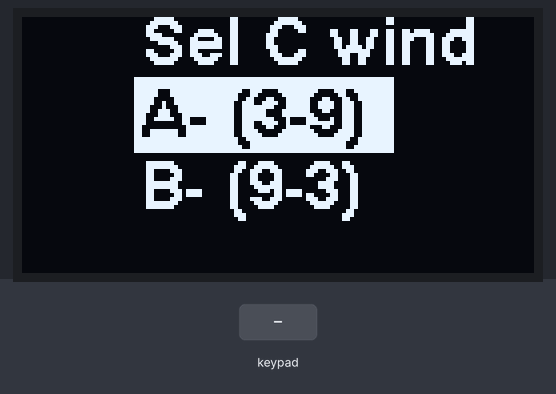
Bench run of a sketch on a simulated Arduino Uno, built with avr-gcc and run on an emulated ATmega328P. Parts: 128×64 one-colour display. Inputs (shaded band) come from the test bench.

Above: at 3.2 s.
3.3 s: key 'D' pressed
At 4.2 s:
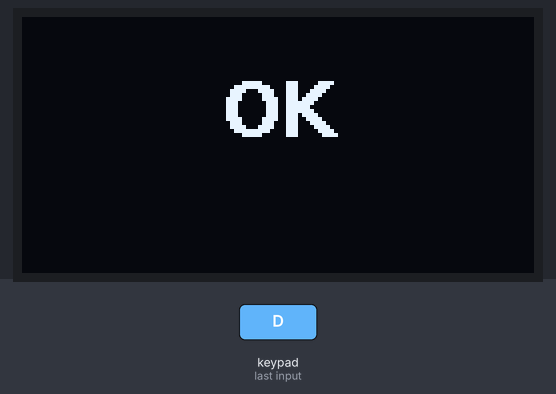
6.3 s: key 'B' pressed
At 7.6 s:
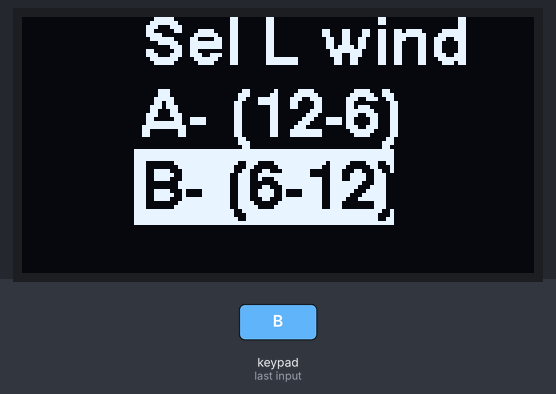
8.4 s: keypad keys 0 0 0 0 0 D pressed 0.4 s apart
At 13.4 s:
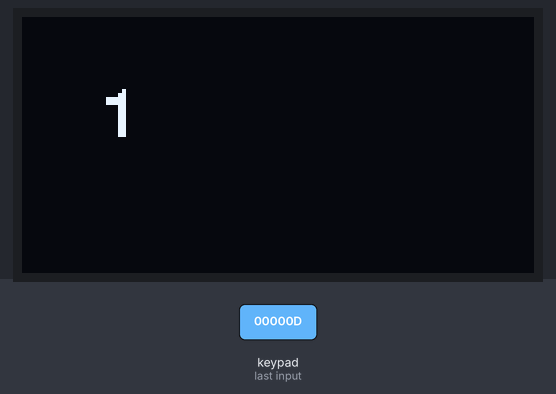
Timing chart, 0 to 14.9 s (numbered marks = the images above; inputs shaded):
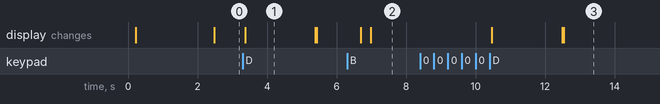

Measured:
- after the input at 3.3 s, the display: changes after 0.07 s (image 1)
- after the input at 6.3 s, the display: first differs from a run without the input after 0.68 s (image 2)
- after the input at 8.4 s, the display: first changes after 2.1 s (image 3 shows a later state)
- what the display in image 1 shows lasts 2.0 s, from 3.4 s to 5.4 s

The sketch:

final2.ino
```cpp
#include "U8glib.h"
#include "sheet1.h"
#include "sheet2.h"
#include <Keypad.h>
#define CLK 5
#define DT 4
#define SW 3
const byte ROWS = 4; //four rows
const byte COLS = 4; //four columns

char keys[ROWS][COLS] = {
  {'1','2','3','A'},
  {'4','5','6','B'},
  {'7','8','9','C'},
  {'*','0','#','D'}
};

U8GLIB_SH1106_128X64 u8g(13, 11, 10, 9, 8);  // D0=13, D1=11, CS=10, DC=9, Reset=8
byte rowPins[ROWS] = {A1, A0, 7, 6}; //connect to the row pinouts of the keypad
byte colPins[COLS] = {5, 4, 3, 2}; //connect to the column pinouts of the keypad
//Create an object of keypad
Keypad keypad = Keypad( makeKeymap(keys), rowPins, colPins, ROWS, COLS );


  int i=0,prev_i;
  int x=0;
  int temp_x,press_x;


long read_input(const char* dd)
{ uint8_t dig[5]={0,0,0,0,0};
  long number=0L;
   uint8_t pos=0;
  char key;
  u8g.firstPage();

do {
    u8g.setFont(u8g_font_helvB12);
    u8g.drawStr(30, 12, dd);
    u8g.setFont(u8g_font_fub25n);
    u8g.setPrintPos(20, 50);
    u8g.print("00000");
  } while( u8g.nextPage() );
  do
  {
     key = keypad.getKey();// Read the key
    // Print if key pressed
   if(key>='0' && key<='9')
 {
   switch(pos)
   {
     case 0:dig[0]=key-'0';pos=1;break;
     case 1:dig[1]=dig[0];dig[0]=key-'0';pos=2;break;
     case 2:dig[2]=dig[1];dig[1]=dig[0];dig[0]=key-'0';pos=3;break;
     case 3:dig[3]=dig[2];dig[2]=dig[1];dig[1]=dig[0];dig[0]=key-'0';pos=4;break;
     case 4:dig[4]=dig[3];dig[3]=dig[2];dig[2]=dig[1];dig[1]=dig[0];dig[0]=key-'0';pos=0;break;
   }
   number=(dig[4]*10000L)+(dig[3]*1000L)+(dig[2]*100L)+(dig[1]*10L)+dig[0];
   u8g.firstPage();
    do {
    u8g.setFont(u8g_font_helvB12);
    u8g.drawStr(30, 12, dd);
    u8g.setFont(u8g_font_fub25n);
    u8g.setPrintPos(20, 50);
    u8g.print(number);
    } while( u8g.nextPage() );
  }
  }
  while(key!='D');
  u8g.firstPage();
    do {

    } while( u8g.nextPage() );

  return number;
}
int read_input_two(const char* dd)
{ uint8_t dig[2]={0,0};
  int number=0;
   uint8_t pos=0;
  char key;
  u8g.firstPage();

do {
    u8g.setFont(u8g_font_helvB12);
    u8g.drawStr(30, 12, dd);
    u8g.setFont(u8g_font_fub25n);
    u8g.setPrintPos(30, 50);
    u8g.print("00");
  } while( u8g.nextPage() );
  do
  {
     key = keypad.getKey();// Read the key
    // Print if key pressed
   if(key>='0' && key<='9')
 {
   switch(pos)
   {
     case 0:dig[0]=key-'0';pos=1;break;
     case 1:dig[1]=dig[0];dig[0]=key-'0';pos=0;break;
       }
   number=(dig[1]*10)+dig[0];
   u8g.firstPage();
    do {
    u8g.setFont(u8g_font_helvB12);
    u8g.drawStr(30, 12, dd);
    u8g.setFont(u8g_font_fub25n);
    u8g.setPrintPos(30, 50);
    u8g.print(number);
    } while( u8g.nextPage() );
  }
  }
  while(key!='D');
  u8g.firstPage();
    do {

    } while( u8g.nextPage() );

  return number;
}
int read_input_three(const char* dd)
{ uint8_t dig[3]={0,0,0};
  int number=0;
   uint8_t pos=0;
  char key;
  u8g.firstPage();

do {
    u8g.setFont(u8g_font_helvB12);
    u8g.drawStr(30, 12, dd);
    u8g.setFont(u8g_font_fub25n);
    u8g.setPrintPos(25, 50);
    u8g.print("000");
  } while( u8g.nextPage() );
  do
  {
     key = keypad.getKey();// Read the key
    // Print if key pressed
   if(key>='0' && key<='9')
 {
   switch(pos)
   {
     case 0:dig[0]=key-'0';pos=1;break;
     case 1:dig[1]=dig[0];dig[0]=key-'0';pos=2;break;
     case 2:dig[2]=dig[1];dig[1]=dig[0];dig[0]=key-'0';pos=0;break;
       }
   number=(dig[2]*100)+(dig[1]*10)+dig[0];
   u8g.firstPage();
    do {
    u8g.setFont(u8g_font_helvB12);
    u8g.drawStr(30, 12, dd);
    u8g.setFont(u8g_font_fub25n);
    u8g.setPrintPos(25, 50);
    u8g.print(number);
    } while( u8g.nextPage() );
  }
  }
  while(key!='D');
  u8g.firstPage();
    do {

    } while( u8g.nextPage() );

  return number;
}
uint8_t select_msg(const char* header,const char* opt1,const char* opt2)
{ uint8_t rtype=0;
  char key;
  u8g.firstPage();
  do {
    u8g.setFont(u8g_font_helvB12);
    u8g.drawStr(30, 12, header);
    u8g.drawBox(28, 15, 65, 19);//x1,y1,w,height
    u8g.setColorIndex(0);
    u8g.drawStr(30, 30, opt1);
    u8g.setColorIndex(1);
    u8g.drawStr(30, 48, opt2);

      } while( u8g.nextPage() );
  do
  {
     key = keypad.getKey();// Read the key
     if(key=='A')
     {
      u8g.firstPage();
  do {
    u8g.setFont(u8g_font_helvB12);
    u8g.drawStr(30, 12, header);
    u8g.drawBox(28, 15, 65, 19);//x1,y1,w,height
    u8g.setColorIndex(0);
    u8g.drawStr(30, 30, opt1);
    u8g.setColorIndex(1);
    u8g.drawStr(30, 48, opt2);

      } while( u8g.nextPage() );
      rtype=0;
     }
     else if(key=='B')
     {
       u8g.firstPage();
  do {
    u8g.setFont(u8g_font_helvB12);
    u8g.drawStr(30, 12, header);

    u8g.drawStr(30, 30, opt1);
    u8g.drawBox(28, 33, 65, 19);//x1,y1,w,height
    u8g.setColorIndex(0);
    u8g.drawStr(30, 48, opt2);
    u8g.setColorIndex(1);

      } while( u8g.nextPage() );
      rtype=1;
     }
  }
  while(key!='D');
  return rtype;

}
void show_msg(int dly, const char* s)
{
  u8g.firstPage();
  do {
    u8g.setFont(u8g_font_helvB14);
    u8g.drawStr(50, 30, s);

  } while( u8g.nextPage() );
  delay(dly);
  u8g.firstPage();
  do {
   } while( u8g.nextPage() );
}
void setup() {
  long na=0L;//own gr easting
  long nb=0L;//own gr northing
  long ta=0L;//target gr easting
  long tb=0L;//target gr northing
  pinMode(CLK,INPUT);
  pinMode(DT,INPUT);
  pinMode(SW, INPUT_PULLUP);
  u8g.firstPage();
  do {
    u8g.setFont(u8g_font_helvB10);
    u8g.drawStr(30, 10, "Welcome ");
    u8g.drawStr(30, 30, "To Simputer");
    u8g.drawStr(10, 50, "-----------");

  } while( u8g.nextPage() );
  delay(2000);
/*  na=read_input("OWNGR(E)"); //a
  show_msg(2000,"OK");
  nb=read_input("OWNGR(N)"); //b
  show_msg(2000,"OK");
  ta=read_input("TGTGR(E)"); //c
  show_msg(2000,"OK");
  tb=read_input("TGTGR(N)"); //d
  show_msg(2000,"OK");
  double ft =sq(tb-nb)+sq(ta-na);
  ft=sqrt(ft);
   u8g.firstPage();
  do {
    u8g.setFont(u8g_font_helvB12);
    u8g.setPrintPos(20, 30);
    u8g.print(ft,0);
  } while( u8g.nextPage() );
  delay(2000);*/
 /* temp_x=read_input_two("Temp(C)"); //temperature
  show_msg(2000,"OK");
  press_x=read_input_three("Presre(mm)"); //pressure
  show_msg(2000,"OK");*/
 /* u8g.firstPage();
  do {
    u8g.setFont(u8g_font_helvB12);
   // u8g.setPrintPos(20, 30);
   // u8g.print(temp_x);
   // u8g.print(press_x);

    u8g.setColorIndex(1);
    u8g.drawBox(0, 0, 80, 20);//x1,y1,x2,y2
    u8g.setColorIndex(0);
    u8g.drawStr( 2, 14, "Gray Level");
  } while( u8g.nextPage() );
  u8g.setColorIndex(1);
  delay(2000);*/
  uint8_t stype=select_msg("Sel C wind","A- (3-9)","B- (9-3)");
  show_msg(2000,"OK");
  u8g.firstPage();
  do {
   u8g.setFont(u8g_font_helvB12);
    u8g.setPrintPos(20, 30);
    u8g.print(stype);
    } while( u8g.nextPage() );
    delay(1000);
  stype=select_msg("Sel L wind","A- (12-6)","B- (6-12)");
  show_msg(2000,"OK");
  u8g.firstPage();
  do {
   u8g.setFont(u8g_font_helvB12);
    u8g.setPrintPos(20, 30);
    u8g.print(stype);
    } while( u8g.nextPage() );
  /*
  /*
   u8g.firstPage();
  do {u8g.setColorIndex(1);
    u8g.setFont(u8g_font_helvB10);
    u8g.drawStr(30, 10, "Welcome ");
    u8g.drawStr(30, 30, "To Simputer");
    u8g.drawStr(10, 50, "-----------");

  } while( u8g.nextPage() );*/
}
void loop() {


}
```

Source omitted: sheet1.h (data table, 1883 bytes), sheet2.h (data table, 2291 bytes)
